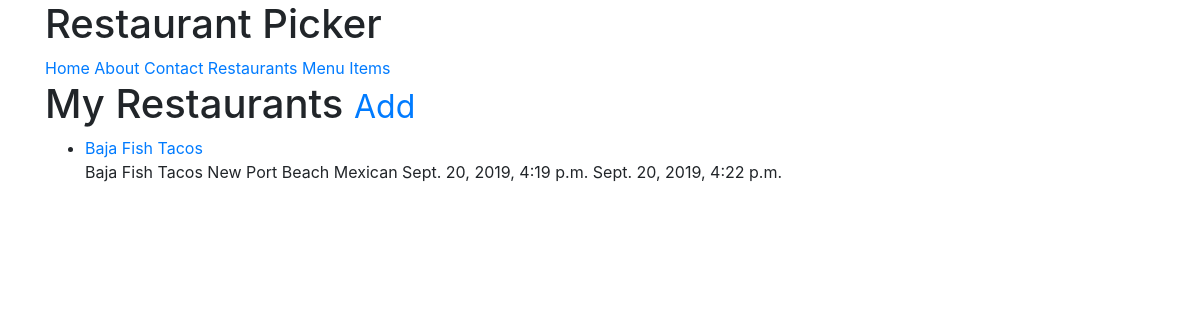
Before: /restaurants/ (signed in) with the older database file.
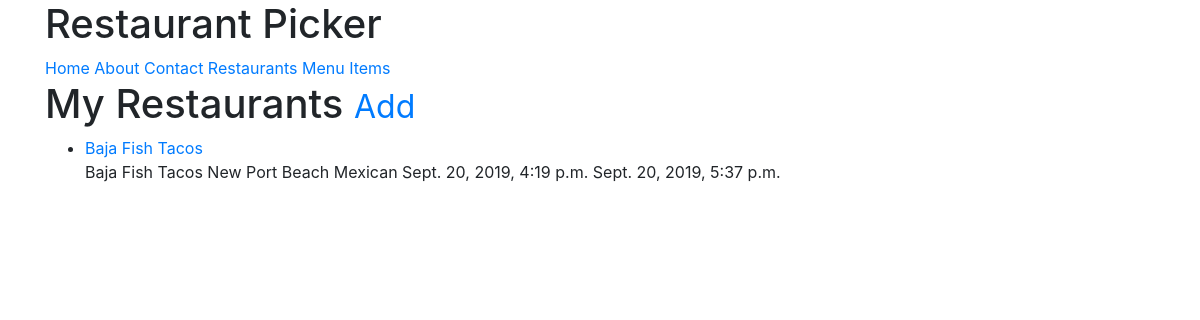
After: the same page with the newer database file.
### restaurants/models.py (models this page shows, shortened)
class RestaurantLocation(models.Model):
    owner       = models.ForeignKey(
                    User,
                    on_delete = models.CASCADE,
                )
    name        = models.CharField(max_length = 120)
    location    = models.CharField(max_length = 120, null=True, blank=True)
    category    = models.CharField(max_length = 120, null=True, blank=True,validators=[validate_category])
    timestamp   = models.DateTimeField(auto_now_add=True, null=True)
    updated     = models.DateTimeField(auto_now=True)
    slug        = models.SlugField(null=True, blank=True)
    def __str__(self):
        return self.name
    def get_absolute_url(self):
        return reverse('restaurants:detail',kwargs={'slug':self.slug})

### restaurants/views.py (the view)
# urls.py: path('',RestaurantListView.as_view(),name='list'),
class RestaurantListView(LoginRequiredMixin,ListView):
    def get_queryset(self):
        return RestaurantLocation.objects.filter(owner=self.request.user)

### restaurants/templates/restaurants/restaurantlocation_list.html (shortened to what this page needs)
{% extends 'base.html' %}
{% block content %}
<h1>My Restaurants <small><a href="{% url 'restaurants:create'%}">Add</a></small></h1>
<ul>
{% for obj in object_list %}
<li><a href="{{ obj.get_absolute_url }}">{{ obj }}</a>
  <br>
  {{ obj.name }} {{obj.location }} {{ obj.category }} {{obj.timestamp}} {{obj.updated}}</li>
{% endfor %}
</ul>
{% endblock content %}

Changed rows visible on the page:
changed RestaurantLocation "Baja Fish Tacos": updated "Sept. 20, 2019, 4:22 p.m." → "Sept. 20, 2019, 5:37 p.m."
